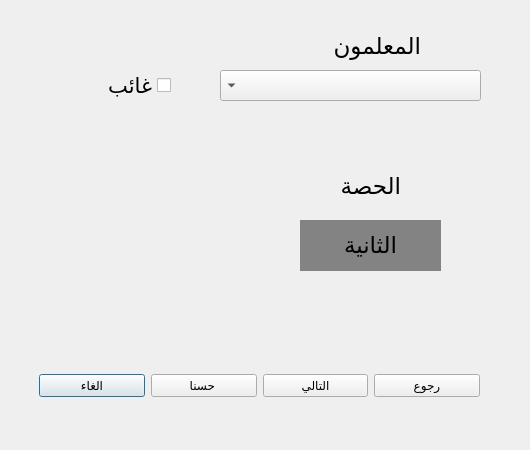
<?xml version="1.0" encoding="UTF-8"?>
<ui version="4.0">
 <class>Dialog</class>
 <widget class="QDialog" name="Dialog">
  <property name="geometry">
   <rect>
    <x>0</x>
    <y>0</y>
    <width>530</width>
    <height>450</height>
   </rect>
  </property>
  <property name="windowTitle">
   <string>Dialog</string>
  </property>
  <widget class="QWidget" name="layoutWidget">
   <property name="geometry">
    <rect>
     <x>39</x>
     <y>350</y>
     <width>441</width>
     <height>71</height>
    </rect>
   </property>
   <layout class="QHBoxLayout" name="horizontalLayout">
    <item>
     <widget class="QPushButton" name="pushButton_4">
      <property name="text">
       <string>الغاء</string>
      </property>
     </widget>
    </item>
    <item>
     <widget class="QPushButton" name="pushButton_2">
      <property name="text">
       <string>حسنا </string>
      </property>
     </widget>
    </item>
    <item>
     <widget class="QPushButton" name="pushButton">
      <property name="text">
       <string>التالي</string>
      </property>
     </widget>
    </item>
    <item>
     <widget class="QPushButton" name="pushButton_3">
      <property name="text">
       <string>رجوع</string>
      </property>
     </widget>
    </item>
   </layout>
  </widget>
  <widget class="QComboBox" name="comboBox">
   <property name="geometry">
    <rect>
     <x>220</x>
     <y>70</y>
     <width>261</width>
     <height>31</height>
    </rect>
   </property>
   <property name="font">
    <font>
     <pointsize>14</pointsize>
    </font>
   </property>
   <property name="layoutDirection">
    <enum>Qt::RightToLeft</enum>
   </property>
  </widget>
  <widget class="QLabel" name="label">
   <property name="geometry">
    <rect>
     <x>280</x>
     <y>30</y>
     <width>141</width>
     <height>31</height>
    </rect>
   </property>
   <property name="font">
    <font>
     <pointsize>17</pointsize>
    </font>
   </property>
   <property name="text">
    <string>المعلمون</string>
   </property>
  </widget>
  <widget class="QLabel" name="label_2">
   <property name="geometry">
    <rect>
     <x>260</x>
     <y>170</y>
     <width>141</width>
     <height>31</height>
    </rect>
   </property>
   <property name="font">
    <font>
     <pointsize>17</pointsize>
    </font>
   </property>
   <property name="text">
    <string>الحصة</string>
   </property>
  </widget>
  <widget class="QCheckBox" name="checkBox">
   <property name="geometry">
    <rect>
     <x>80</x>
     <y>60</y>
     <width>91</width>
     <height>51</height>
    </rect>
   </property>
   <property name="font">
    <font>
     <pointsize>16</pointsize>
     <weight>50</weight>
     <bold>false</bold>
    </font>
   </property>
   <property name="layoutDirection">
    <enum>Qt::RightToLeft</enum>
   </property>
   <property name="text">
    <string>غائب</string>
   </property>
  </widget>
  <widget class="QLabel" name="label_3">
   <property name="geometry">
    <rect>
     <x>300</x>
     <y>220</y>
     <width>141</width>
     <height>51</height>
    </rect>
   </property>
   <property name="font">
    <font>
     <pointsize>17</pointsize>
    </font>
   </property>
   <property name="mouseTracking">
    <bool>true</bool>
   </property>
   <property name="styleSheet">
    <string notr="true">background-color: rgb(131, 131, 131);</string>
   </property>
   <property name="text">
    <string>&lt;html&gt;&lt;head/&gt;&lt;body&gt;&lt;p align=&quot;center&quot;&gt;الثانية&lt;/p&gt;&lt;/body&gt;&lt;/html&gt;</string>
   </property>
  </widget>
 </widget>
 <resources/>
 <connections/>
</ui>
